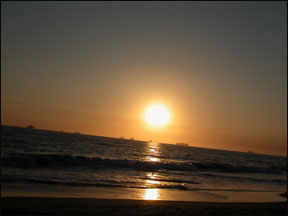
%> input picture HW1/crooked_horizon.jpg, 288 x 216 px
$ octave test_rotate_image.m   (GNU Octave 9; MATLAB toolbox functions it lacks are replaced by stand-ins)
%> lines starting %> are read from the running program, lines starting %| are printed output that depends on the picture
### HW1/rotate_image.m
function Irot = rotate_image(I,angle)
 % function Irot = rotate_image(I,angle)
 %
 %   This function takes an image I and creates a new version of the image
 %   which is rotated by amount angle
 %
 % arguments:
 %
 %   I - the original grayscale image, stored as a matrix
 %   angle - the amount by which to rotate the image
 %
 % return value:
 %
 %   Irot - an image which containing the rotated original
 %

 % generate x and y coordinates relative to the center of the image
 [height, width] = size(I);
 x_range = coords_rel_center(width);
 y_range = coords_rel_center(height);

 % get pixel coordinates for the image
 [x_coord,y_coord] = meshgrid(x_range,y_range);

 % reshape, in row order, the image I, xcoord and ycoord so they are row
 % vectors. Row bind the last two in a new matrix and rotate them by
 % angle degrees.
 I_row = I(:)';
 X_rot = rotate([x_coord(:) y_coord(:)]', -angle);

 % find the minimum and maximum x and y coordinates of Xrot to get the
 % dimensions of the new rotated image
 min_coords = round(min(X_rot'));
 max_coords = round(max(X_rot'));
 min_x = min_coords(1); min_y = min_coords(2);
 max_x = max_coords(1); max_y = max_coords(2);

 % generate the coordinates for the new rotated image
 [new_x_coord, new_y_coord] = meshgrid(min_x:max_x, min_y:max_y);

 % create the rotated image
 Irot = griddata(X_rot(1,:),X_rot(2,:),I_row, ...
                 new_x_coord(:), new_y_coord(:));
 Irot = reshape(Irot, size(new_x_coord));
end

### HW1/coords_rel_center.m
function [ range ] = coords_rel_center( dim )
% COORDS_REL_CENTER Generate range of coordinates relative to image center
%   Given the length of one of the image dimensions, generate a range of
%   coordinates relative to the center of the dimension.
%

% if the length is even, range should go from -dim/2 to dim/2 - 1
if mod(dim,2) == 0
  range = -dim/2:(dim/2 - 1);
% otherwise, range from ceil(-dim/2) to floor(dim/2)
else
  range = ceil(-dim/2):floor(dim/2);
end


end

### HW1/rotate.m
function Xrot = rotate(X,angle)
 % function Xrot = rotate(X,angle)
 %
 %   This function takes a set of points stored in X and
 %   applies a rotation specified by angle.
 %
 % arguments:
 %
 %   X :  a 2xN matrix of points where the first row gives the x coordinate
 %        of each point and the second row gives the y coordinate of each point
 %
 %   angle : the amount to rotate counter-clockwise, in degrees
 %
 %
 % return value:
 %
 %  Xrot : a 2xN matrix containing the rotated points.
 %

 angle_rad = pi * (angle/180.0); % convert theta to radians
 % counter-clockwise (minus sign on upper right corner) rotation matrix
 rot_matrix = [ cos(angle_rad)  -sin(angle_rad); ...
                sin(angle_rad)   cos(angle_rad) ];

 Xrot = rot_matrix * X;
end


### HW1/test_rotate_image.m
im = im2double(rgb2gray(imread('crooked_horizon.jpg')));
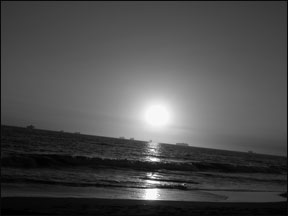
%> im: size 216x288 double; min 0, max 1, mean 0.304
im_rot_native = imrotate(im, 45);
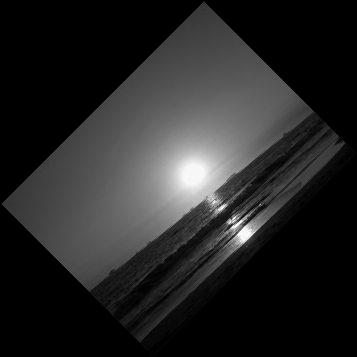
%> im_rot_native: size 357x357 double; min 0, max 1, mean 0.149
im_rot_custom = rotate_image(im, 45);

figure(1); imshow(im); title('Original Image'); truesize;
figure(2); imshow(im_rot_native); title('imrotate.m result'); truesize;
figure(3); imshow(im_rot_custom); title('rotate image.m result'); truesize;
